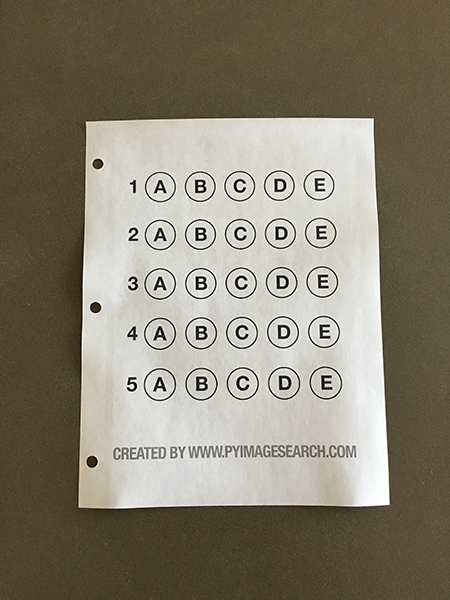
#> input picture 4. Optical Mark Recognition/images/example_test.png, 450 x 600 px
$ python 'Optical Mark Recognition.py' --image images/example_test.png
#> lines starting #> are read from the running program, lines starting #| are printed output that depends on the picture; after the words box and inside, x2 and y2 are one past the last pixel; in counts of white or black regions, pixels touching at a corner belong together
'''
1. Detect the answer sheet
2. Get a top down view of the answer sheet
3. Extract the set of bubbles
4. Sort the bubbles in a row
5. Determine the marked bubble in a row
6. Compare the marked answer to the answer key
7. Repeat for all questions.
'''

from imutils.perspective import four_point_transform
from imutils import contours
import numpy as np
import argparse
import imutils
import cv2

# construct the argument parser
ap = argparse.ArgumentParser()
ap.add_argument("-i", "--image", required=True, help= "Path to the image file")
args = vars(ap.parse_args())

# define the answer key
ANSWER_KEY = {0:1, 1:3, 2:2, 3:3, 4:1}

# load image, greyscale, blur it and edge detect!
image = cv2.imread(args["image"])
#> image is the input picture: shape (600, 450, 3); mean B, G, R 112.8, 129, 136.3
grey = cv2.cvtColor(image, cv2.COLOR_BGR2GRAY)
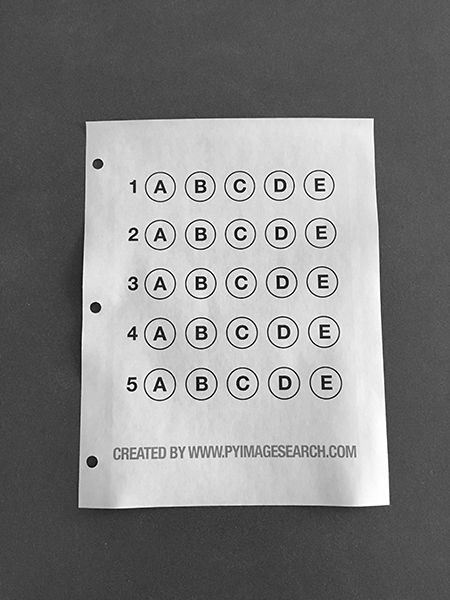
#> grey: shape (600, 450); min 0, max 255, mean 129.3
blurred = cv2.GaussianBlur(grey, (5,5), 0)   #Gaussian Function smoothes the gradient!
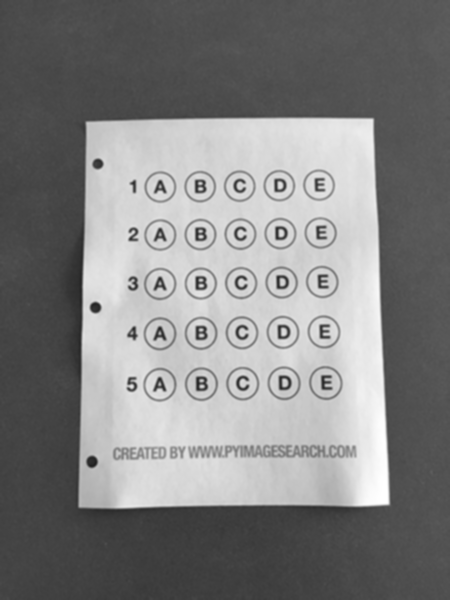
#> blurred: shape (600, 450); min 33, max 255, mean 129.4
edged = cv2.Canny(blurred, 150, 200)
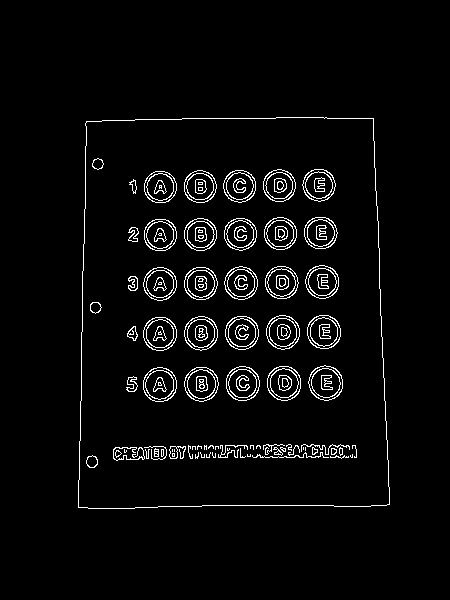
#> edged: shape (600, 450); 3.7% white in thin lines or dots, all inside (x1, y1, x2, y2) = (78, 117, 390, 509)

cv2.imshow("Original", image)
cv2.imshow("Edged", edged)
cv2.waitKey(0)
cv2.destroyAllWindows()

# Detect edges.
# cnts return coordinates of all the edge points
cnts = cv2.findContours(edged, cv2.RETR_EXTERNAL, cv2.CHAIN_APPROX_SIMPLE)
#> cnts = 1 contour; box (x1, y1, x2, y2) and area: (78, 117, 390, 509) 115793
cnts = imutils.grab_contours(cnts)

# docCnt returns four corner coordinates
docCnt = None
# check at least one contour was found
if len(cnts) > 0:
    # Sort the contours to size of area in descending order
    cnts = sorted(cnts, key=cv2.contourArea, reverse=True)
    for c in cnts:
        peri = cv2.arcLength(c, True)
        approx = cv2.approxPolyDP(c, 0.02 * peri, True)
        if len(approx) == 4:
            docCnt = approx
            break
#> this loop made 1 pass
#> (peri, docCnt) on pass 1: (1386.6, [[373, 118], [86, 121], [78, 507], [389, 504]])

# Apply a top down view of the original image and the greyscale image
paper = four_point_transform(image, docCnt.reshape(4,2))
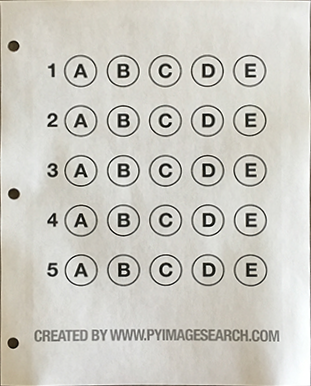
#> paper: shape (386, 311, 3); mean B, G, R 194.9, 202.5, 204.2
warped = four_point_transform(grey, docCnt.reshape(4,2))

# To grade the documents, we need to do binarisation, a process of thresholding/segmenting
# the foreground from the background image
# Applying Otsu's thresholding method to binarise it

thresh = cv2.threshold(warped, 0, 255, cv2.THRESH_BINARY_INV | cv2.THRESH_OTSU)[1]
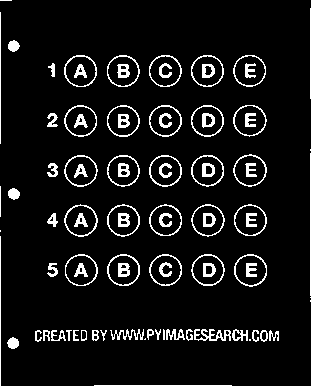
#> thresh: shape (386, 311); 7.9% white in thin lines or dots

# Find contours in the thresh and draw on it
cnts = cv2.findContours(thresh, cv2.RETR_EXTERNAL, cv2.CHAIN_APPROX_SIMPLE)
#> cnts = 65 contours, 18 with area under 20; largest, box (x1, y1, x2, y2) and area: (234, 254, 267, 287) 808, (233, 154, 267, 187) 799, (64, 55, 97, 87) 798, (64, 204, 98, 237) 797, (191, 55, 224, 87) 794
cnts = imutils.grab_contours(cnts)
questionCnts = []

for c in cnts:
    # Compute the bounding box of the contour, then use the box to derive the aspect ratio
    (x, y, w, h) = cv2.boundingRect(c)
    ar = w/float(h)

    if w>= 20 and h >= 20 and ar >=0.9 and ar <=1.1:
        questionCnts.append(c)
#> this loop made 65 passes
#> (x, y, w, h, ar) on passes 4 to 15: (7, 337, 12, 12, 1), (269, 330, 10, 11, 0.909), (260, 330, 8, 12, 0.667), (252, 330, 7, 12, 0.583), (100, 330, 7, 11, 0.636), (92, 330, 7, 11, 0.636), (81, 330, 6, 11, 0.545), (73, 330, 6, 11, 0.545), (66, 330, 6, 11, 0.545), (51, 330, 15, 11, 1.36), (43, 330, 7, 11, 0.636), (35, 330, 7, 12, 0.583)
#> (c, x, y, w, h, ar) on passes 1, 2, 3, 20, 24, 32: ([[94, 385], [231, 385]], 94, 385, 138, 1, 138), ([[249, 339], [249, 340], [250, 340], [250, 339]], 249, 339, 2, 2, 1), ([[145, 338], [144, 339], [145, 339]], 144, 338, 2, 2, 1), ([[163, 329], [163, 339], [164, 339], [164, 330]], 163, 329, 2, 11, 0.182), ([[310, 300], [310, 301]], 310, 300, 1, 2, 0.5), ([[0, 236], [0, 385]], 0, 236, 1, 150, 0.00667)
#> after the loop, questionCnts = 25 contours; largest, box (x1, y1, x2, y2) and area: (234, 254, 267, 287) 808, (233, 154, 267, 187) 799, (64, 55, 97, 87) 798, (64, 204, 98, 237) 797, (191, 55, 224, 87) 794


#> (the run stopped early here; a loop or call above may not have finished)

$ run again, on 4. Optical Mark Recognition/images/test_04.png
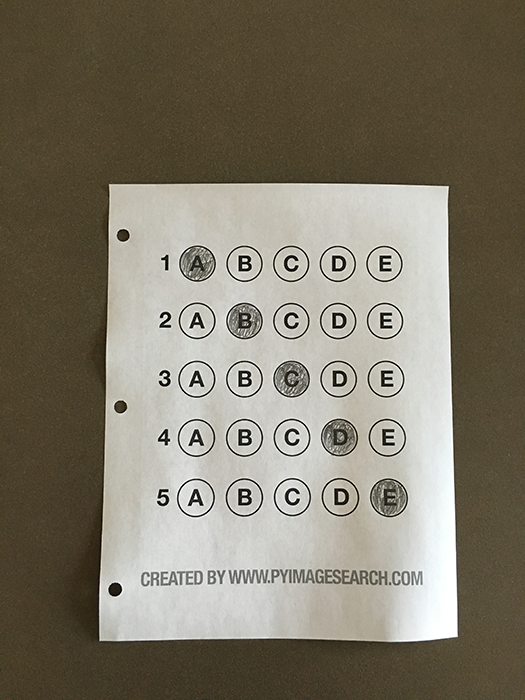
#> input picture 4. Optical Mark Recognition/images/test_04.png, 525 x 700 px
#> image is the input picture: shape (700, 525, 3); mean B, G, R 105.3, 120.7, 126.9
#> `edged = cv2.Canny(blurred, 150, 200)`:
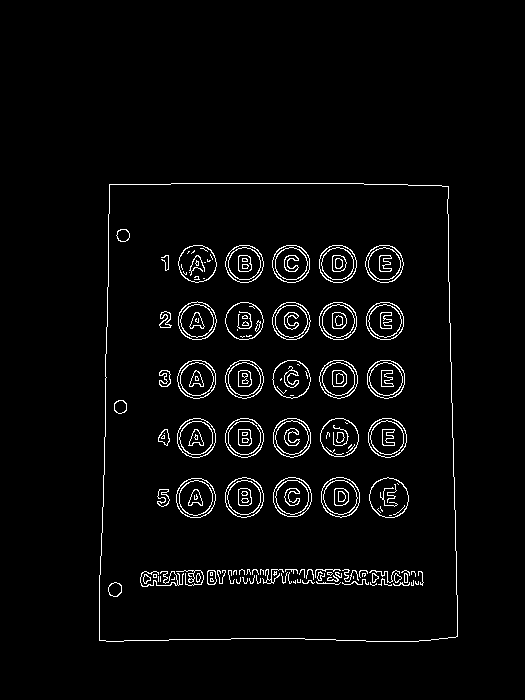
#> edged: shape (700, 525); 3.2% white in thin lines or dots, all inside (x1, y1, x2, y2) = (99, 183, 458, 642)
#> `cnts = cv2.findContours(edged, cv2.RETR_EXTERNAL, cv2.CHAIN_APPROX_SIM..`: cnts = 1 contour; box (x1, y1, x2, y2) and area: (99, 183, 458, 642) 158452
#> the loop `for c in cnts:` made 1 pass
#> (peri, docCnt) on pass 1: (1619.2, [[109, 184], [99, 640], [457, 636], [448, 186]])
#> `thresh = cv2.threshold(warped, 0, 255, cv2.THRESH_BINARY_INV | cv2.THR..`:
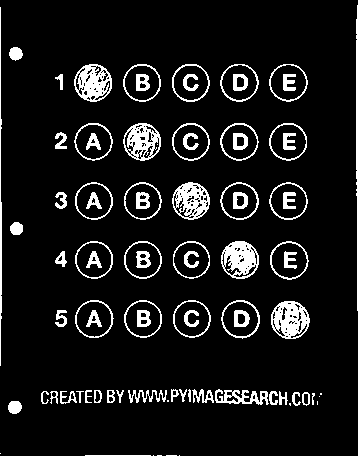
#> thresh: shape (456, 358); 9.3% white; 86 white regions (11 under 20 px)
#> `cnts = cv2.findContours(thresh, cv2.RETR_EXTERNAL, cv2.CHAIN_APPROX_SI..`: cnts = 65 contours, 15 with area under 20; largest, box (x1, y1, x2, y2) and area: (271, 301, 310, 339) 1120, (221, 300, 260, 339) 1114, (270, 241, 309, 280) 1109, (75, 300, 114, 338) 1098, (220, 64, 259, 102) 1094
#> the loop `for c in cnts:` made 65 passes
#> (x, y, w, h, ar) on passes 1, 4, 6, 9, 11, 13, 14, 15: (179, 455, 1, 1, 1), (153, 455, 1, 1, 1), (0, 453, 1, 1, 1), (8, 401, 14, 13, 1.08), (319, 396, 1, 1, 1), (312, 393, 3, 12, 0.25), (302, 392, 8, 14, 0.571), (292, 392, 9, 14, 0.643)
#> after the loop `for c in cnts:`: questionCnts = 25 contours; largest, box (x1, y1, x2, y2) and area: (271, 301, 310, 339) 1120, (221, 300, 260, 339) 1114, (270, 241, 309, 280) 1109, (75, 300, 114, 338) 1098, (220, 64, 259, 102) 1094
